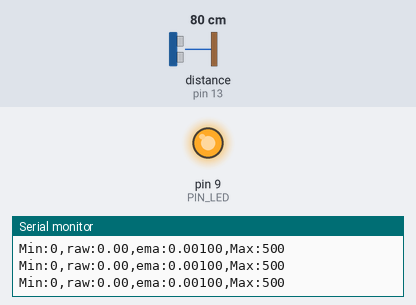
Recording of a sketch running on a simulated Arduino Uno, built with avr-gcc and run on an emulated ATmega328P. On the bench: output pins drawn as LEDs (lit = HIGH), the last lines printed to the serial monitor. Wiring (inferred from the names in the program): ultrasonic range finder: trigger pin 12; echo pin 13. The inputs (shaded band) are chosen by the test bench; at power-on: distance to the obstacle (sensor on pin 13) 80 cm. The echo pulse lasts 58.3 µs per cm; pins used as bus, display or sensor lines are not drawn.

Above: at 1.2 s.
1.3 s: distance to the obstacle (sensor on pin 13) set to 18 cm
At 2.5 s:
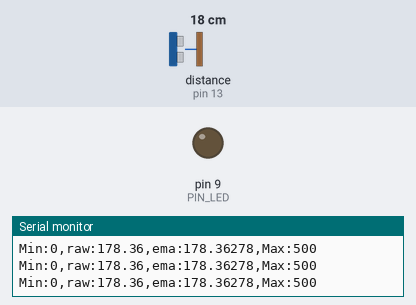
2.8 s: distance to the obstacle (sensor on pin 13) set to 2 cm
At 3.7 s:
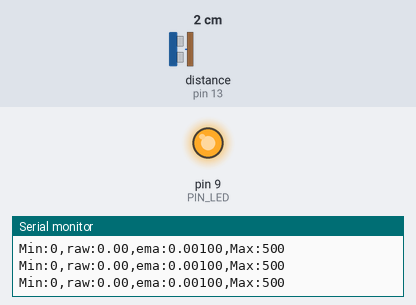
Timing chart, 0 to 5.8 s (numbered marks = the images above; inputs shaded):
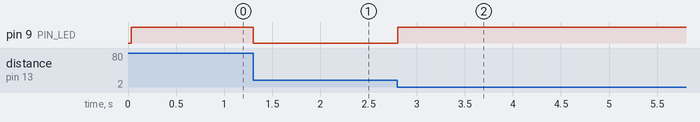

Measured:
- after the input at 1.3 s, pin 9 (PIN_LED): HIGH → LOW at once
- after the input at 2.8 s, pin 9 (PIN_LED): LOW → HIGH at once

The sketch:

C09_example_1.ino
```cpp
// Arduino pin assignment
#define PIN_LED 9
#define PIN_TRIG 12
#define PIN_ECHO 13

// configurable parameters
#define SND_VEL 346.0 // sound velocity at 24 celsius degree (unit: m/s)
#define INTERVAL 25 // sampling interval (unit: ms)
#define _DIST_MIN 100 // minimum distance to be measured (unit: mm)
#define _DIST_MAX 300 // maximum distance to be measured (unit: mm)
#define _DIST_ALPHA 0.3 // EMA weight of new sample (range: 0 to 1). Setting this value to 1 effectively disables EMA filter.

// global variables
float timeout; // unit: us
float dist_min, dist_max, dist_raw, dist_ema, alpha; // unit: mm
unsigned long last_sampling_time; // unit: ms
float scale; // used for pulse duration to distance conversion

void setup() {
// initialize GPIO pins
  pinMode(PIN_LED,OUTPUT);
  pinMode(PIN_TRIG,OUTPUT);
  digitalWrite(PIN_TRIG, LOW);
  pinMode(PIN_ECHO,INPUT);

// initialize USS related variables
  dist_min = _DIST_MIN;
  dist_max = _DIST_MAX;
  alpha = _DIST_ALPHA;
  timeout = (INTERVAL / 2) * 1000.0; // precalculate pulseIn() timeout value. (unit: us)
  dist_raw = 0.0; // raw distance output from USS (unit: mm)
  scale = 0.001 * 0.5 * SND_VEL;

// initialize serial port
  Serial.begin(57600);

// initialize last sampling time
  last_sampling_time = 0;
}

void loop() {
// wait until next sampling time.
// millis() returns the number of milliseconds since the program started. Will overflow after 50 days.
  if(millis() < last_sampling_time + INTERVAL) return;

// get a distance reading from the USS
  dist_raw = USS_measure(PIN_TRIG,PIN_ECHO);
  dist_ema = Median_filter(dist_raw);

// output the read value to the serial port
  Serial.print("Min:0,");
  Serial.print("raw:");
  Serial.print(dist_raw);
  Serial.print(",");
  Serial.print("ema:");
  Serial.print(dist_ema);
  Serial.print(map(dist_ema,0,400,100,500));
  Serial.print(",");
  Serial.println("Max:500");

// turn on the LED if the distance is between dist_min and dist_max
  if(dist_raw < dist_min || dist_raw > dist_max) {
    analogWrite(PIN_LED, 255);
  }
  else {
    analogWrite(PIN_LED, 0);
  }

// update last sampling time
  last_sampling_time += INTERVAL;
}

// get a distance reading from USS. return value is in millimeter.
float USS_measure(int TRIG, int ECHO)
{
  float reading;
  digitalWrite(TRIG, HIGH);
  delayMicroseconds(10);
  digitalWrite(TRIG, LOW);
  reading = pulseIn(ECHO, HIGH, timeout) * scale; // unit: mm
  if(reading < dist_min || reading > dist_max) reading = 0.0; // return 0 when out of range.
  return reading;
}


int N = 3; //3, 10, 30 유지할 최근 샘플의 개수
float que[100]={0,}; //최근 N개의 샘플을 유지할 수 있도록 que 구현
int que_size = 0; //que의 크기
//중위수 구하는 필터 작성
float Median_filter(float value) {
  //샘플이 충분하지 않다면 측정 값 리턴
  if(que_size < N) {
    que[que_size] = value;
    que_size++;
    return value;
  }
  float arr[100]={0,};
  //중위수를 구하기 위해 정렬될 함수 생성 및 값 저장
  for(int i=0;i<N;i++) {
    arr[i] = que[i];
  }
  //버블sort 이용해서 정렬
  for(int i=0;i<N;i++) {
    for(int j=0;j<N-1;j++) {
      if(arr[j] > arr[j+1]) {
        float temp = arr[j];
        arr[j] = arr[j+1];
        arr[j+1] = temp;
      }
    }
  }
  //최근 샘플 갱신
  for(int i=0;i<N-1;i++) {
    que[i] = que[i+1];
  }
  que[N-1] = value;

  //중위수 리턴[N/2]
  return que[(int)N/2];
}
```
